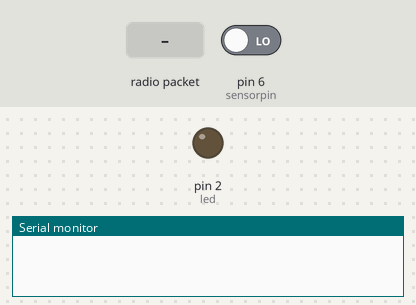
Recording of a sketch running on a simulated Arduino Uno, built with avr-gcc and run on an emulated ATmega328P. Shown: output pins drawn as LEDs (lit = HIGH), the last lines printed to the serial monitor. The inputs (shaded band) are chosen by the test bench; at power-on: pin 6 (sensorpin) LOW. No radio packets arrive unless stated.

Above: at 1.2 s.
1.3 s: radio packet "3" arrives
At 2.5 s:
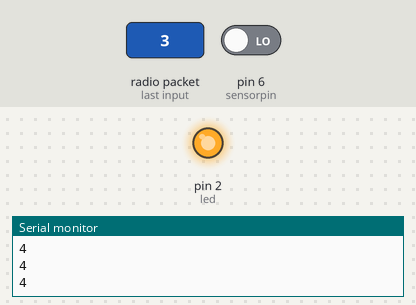
2.8 s: pin 6 (sensorpin) driven HIGH
At 4.5 s:
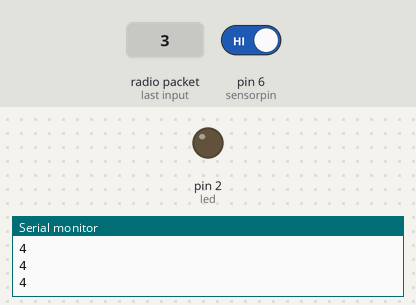
Timing chart, 0 to 6.0 s (numbered marks = the images above; inputs shaded):
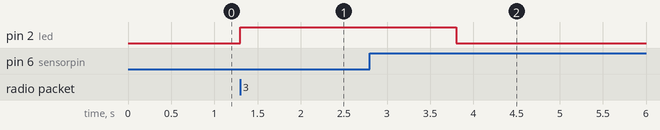

Measured:
- after the input at 1.3 s, pin 2 (led): LOW → HIGH at once
- after the input at 2.8 s, pin 2 (led): HIGH → LOW after 1.0 s

The sketch:

POST4.ino
```cpp
#include<SPI.h>
#include<nRF24L01.h>
#include<RF24.h>

RF24 radio(7,8);

const byte address[6]="00001";
const int sensorpin=6,led=2;
int sensorstate=0;

void setup() {
  Serial.begin(9600);
  radio.begin();
  radio.setPALevel(RF24_PA_MIN);
  pinMode(sensorpin,INPUT);
  pinMode(led,OUTPUT);

}

void loop() {
  start:
  radio.openReadingPipe(0,address);
  radio.startListening();
  if(radio.available()){
    char recieve[32]="";
    radio.read(&recieve,sizeof(recieve));
    if(recieve[0]=='3'){
      //forward
      digitalWrite(led,HIGH);
      radio.openWritingPipe(address);
      radio.stopListening();
      while(1){
        whilestart:
        sensorstate=digitalRead(sensorpin);
        if(sensorstate==LOW){
          for(int i=1;i<5;i=i+1){
            const char transmit[]="4";
            radio.write(&transmit,sizeof(transmit));
            Serial.println(transmit);
            delay(5);
          }
          while(sensorstate==LOW){
            sensorstate=digitalRead(sensorpin);
            if(sensorstate==HIGH){
               radio.openWritingPipe(address);
               radio.stopListening();
               const char ntransmit[]="5";
               radio.write(&ntransmit,sizeof(ntransmit));
               delay(1000);
               digitalWrite(led,LOW);
               goto start;
            }
          }
        }else{
          goto whilestart;
        }
      }
    }
  }
}
```
